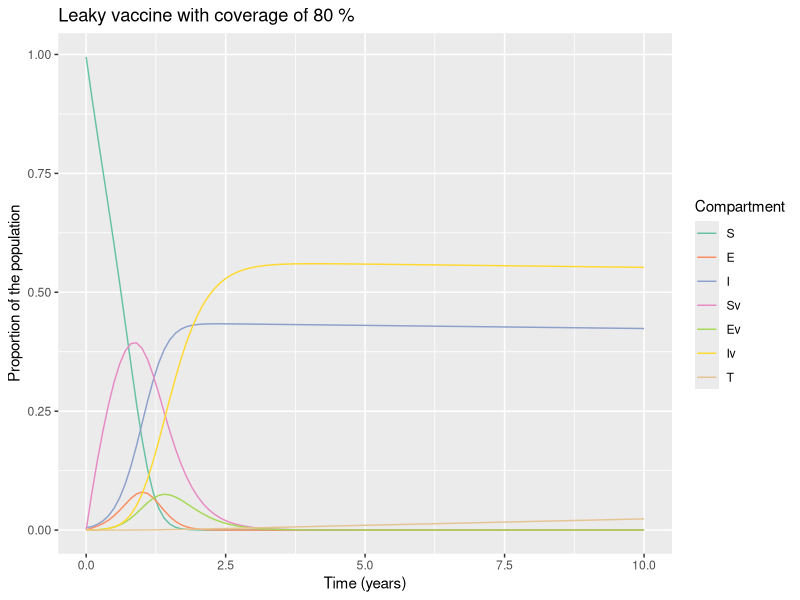
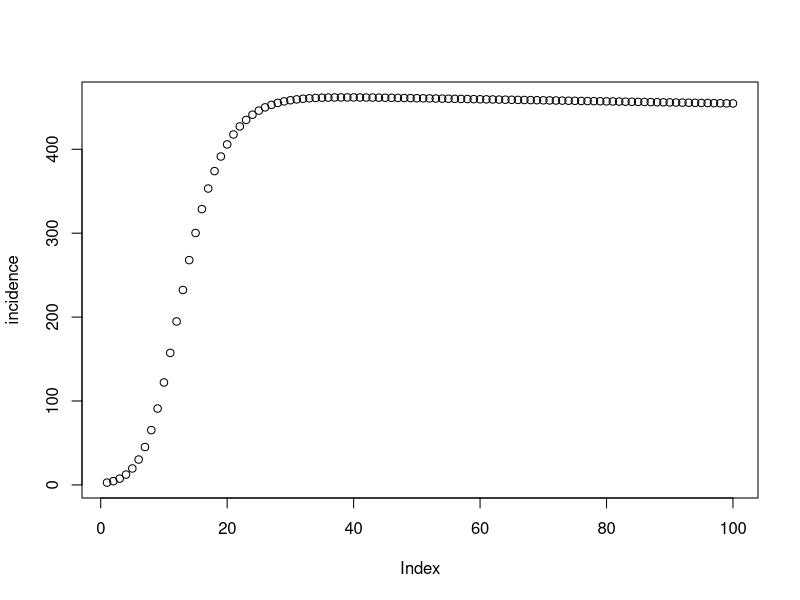

The R source for these figures, in order:
# LOAD THE PACKAGES:
library(deSolve)
library(reshape2)
library(ggplot2)

# MODEL INPUTS:

initial_state_values <- c(S = 1691000,
                          E = 100,        
                          I = 8455,        
                          Sv = 0,      
                          Ev = 0,
                          Iv = 0,
                          T = 0)      

# Parameters
#R0= 1.68 (beta/delta)
parameters <- c(beta = 0.0276*365,     # the infection rate in units of years^-1 0.0276
                delta = 0.0164*365,     # the latency period in units of years^-1 0.0164
                c_s = 0.3,       # the reduction in the force of infection
                # acting on those vaccinated
                c_i = 0.8,# the reduction in the infectivity of vaccinated infected people  
                u = 1/(5*365),#death rate in units of years^-1 1/(5*365)
                a = 1/(1*365), #cull due to infection in units of years^-1
                b = 1/(5*365), #birth rate in units of years^-1
                vc = 0.8,  # vaccine coverage
                w = 0.01) #wildife infection

# TIMESTEPS:

# Sequence of timesteps to solve the model at
times <- seq(from = 0, to = 10, by =0.1)#from 0 to 10 years, daily intervalS
# MODEL FUNCTION: 

vaccine_model <- function(time, state, parameters) {  
  
  with(as.list(c(state, parameters)), {    
    
    # Defining lambda as a function of beta and E:
    N <- S + E + I + Sv + Ev + Iv 
    lambda <- beta * I/N + c_i * beta * Iv/N 
    # the Ev compartment gets c_i times less infected than the E compartment
    
    
    # The differential equations
    dS <- -lambda * S - u * S  - vc * S + (b * N * (1-vc)) - S *w          
    dE <- lambda * S - delta * E - u * E - vc * E
    dT <- a * I + a * Iv
    dI <- delta * E - a * I - u * I + S *w  
    dSv <- -c_s * lambda * Sv - u * Sv + vc * S  + b * N * vc - Sv *w            
    dEv <- c_s * lambda * Sv - delta * Ev - u * Ev + vc * E
    dIv <- delta * Ev - a * Iv - u * Iv + Sv *w
    
    return(list(c(dS, dE, dI, dSv, dEv, dIv, dT))) 
  })
  
}

# MODEL OUTPUT:

# Solving the differential equations using the ode integration algorithm
output <- as.data.frame(ode(y = initial_state_values, 
                            times = times, 
                            func = vaccine_model,
                            parms = parameters))

# PLOT THE OUTPUT

# turn output dataset into long format
output_long <- melt(as.data.frame(output), id = "time")

# Adding a column for the prevalence proportion to the long-format output
output_long$prevalence <- output_long$value/sum(initial_state_values)

# Plot the number in each compartment over time
ggplot(data = output_long,                                               
       aes(x = time, y = prevalence, colour = variable, group = variable)) +  
  geom_line() +                                                          
  xlab("Time (years)")+                                                   
  ylab("Proportion of the population") +
  labs(title = paste("Leaky vaccine with coverage of", 80, "%"), 
       colour = "Compartment") +
  scale_colour_brewer(palette = "Set2")

incidence<- diff(output_long$value[output_long$variable=="T"])
plot(incidence)
